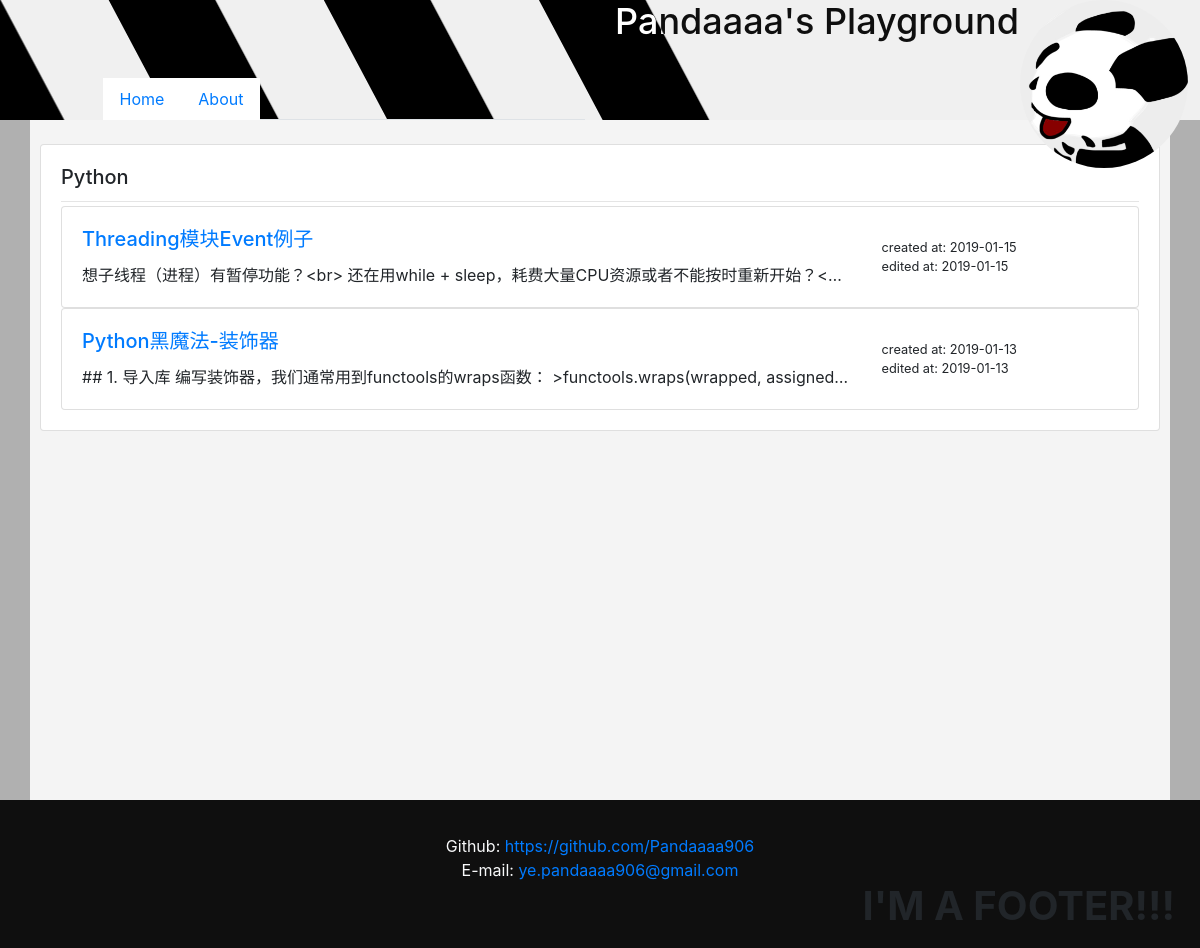
The page /tag/1 on the database its author committed.
### main/models.py (models this page shows)
class NavBarItem(BaseModel):
    caption = models.TextField()
    url = models.TextField()
    help_text = models.TextField()
    ordering = models.IntegerField(default=0, blank=True)

class ConstantDict(BaseModel):
    NUMBER = "NUMBER"
    TEXT = "TEXT"
    TYPES = (
        (NUMBER, "NUMBER"),
        (TEXT, "TEXT"),
    )
    app = models.TextField(null=True, blank=True)
    key = models.TextField()
    _type = models.TextField(choices=TYPES)
    value = models.TextField()

### article/models.py (models this page shows, shortened)
class Tag(BaseModel):
    name = models.TextField(null=False, unique=True)

class Article(BaseModel):
    title = models.TextField(null=False)
    content = models.TextField(null=True)
    tags = models.ManyToManyField(Tag, default=None, blank=True)
    class Meta:
        ordering = ['-created_at']

### article/views.py (the view)
# urls.py: path('tag/<int:_id>', TagListView.as_view()),
class TagListView(View):
    def get(self, request, _id):
        tag = get_object_or_404(Tag, id=_id)
        articles = tag.article_set.all()
        return render(request, "taglist.html", {"articles": articles, "tag": tag})

### main/templatetags/blog_constant.py (called while the page is built)
@register.inclusion_tag("navbar.html")
def get_nav_bar_items():
    items = NavBarItem.objects.all()
    return {"items": items}

@register.simple_tag
def get_constant(key):
    try:
        item = ConstantDict.objects.get(key=key)
    except ConstantDict.DoesNotExist:
        return None
    return item.value

### templates/taglist.html
{% extends "base.html" %}
{% load static %}
{% block content %}
    <div class="card h-100">
        <div class="card-body">
            <h5 class="card-title">{{ tag.name }}</h5>
            <hr class="my-1">
            <div class="card-text">
                {% for article in articles %}
                    <div class="card card-body">
                        <div class="row">
                            <div class="col-9">
                                <a href="article/{{article.id}}"><h5 class="card-title">{{article.title}}</h5></a>
                                <p class="card-text text-truncate">{{article.content}}</p>
                            </div>
                            <div class="col-3 align-content-center small">
                                <div>created at: {{ article.created_at|date:"Y-m-d"}}</div>
                                <div>edited at: {{ article.modified_at|date:"Y-m-d"}}</div>
                            </div>
                        </div>
                    </div>
                {% endfor %}
            </div>
        </div>
    </div>
{% endblock %}

### templates/header.html (shortened to what this page needs)
{% load static %}
{% load blog_constant %}
<div class="d-flex fixed-top row header">
    <div class="col-5 offset-1 align-self-end">
            <ul class="nav nav-tabs">
            {% get_nav_bar_items %}
            </ul>
    </div>
    <div class="col row">
        <div class="col-10">
            <h1>{% get_constant "title"%}</h1>
        </div>
    </div>
</div>
<div class="profiler fixed-top">
    <div>
        <a href="{% url 'login' %}">
            <img class="avatar" src="{% static "img/avatar.jpg" %}"/>
        </a>
    </div>
</div>

### main/templates/navbar.html
{% for item in items %}
    <li class="nav-item">
        <a class="nav-link" href="{{item.url}}">{{item.caption}}</a>
    </li>
{% endfor %}

### templates/footer.html
{% load blog_constant %}
<div class="container-fluid">
    <div class="col text-center text-light">
        {% get_constant "github_page" as github_page %}
        <br>Github: <a href="{{ github_page }}">{{ github_page }}</a>
        {% get_constant "email" as email %}
        <br>E-mail: <a href="mailto:{{ email }}">{{ email }}</a>
    </div>
    <h1 class="float-right"><b>I'M A FOOTER!!!</b></h1>
</div>

### static/css/base.css (style rules this page uses)
body { background-color: #b0b0b0; }
.header { background: #f0f0f0 url("/static/img/banner.png"); height: 10vw; transition: 0.5s; }
.header h1 { font-size: 3vw; color: #fff; mix-blend-mode: difference; }
.nav-tabs li { background-color: #ffffff; }
.profiler { z-index: 2048; right: unset; left: 85%; width: 14%; height: 14%; transition: .8s; }
.avatar { width: 100%; height: 100%; -webkit-border-radius: 50%; -moz-border-radius: 50%; border-radius: 50%; }

### rows shown on the page
NavBarItem: caption "Home"
NavBarItem: caption "About"
ConstantDict: value "Pandaaaa's Playground"
Tag: name "Python"
Article: title "Threading模块Event例子", content "想子线程（进程）有暂停功能？<br> 还在用while + sleep，耗费大量CPU资源或者不能按时重新开始？<b…", created_at "2019-01-15", modified_at "2019-01-15"
Article: title "Python黑魔法-装饰器", content "## 1. 导入库 编写装饰器，我们通常用到functools的wraps函数： >functools.wraps(wrapped, assigned…", created_at "2019-01-13", modified_at "2019-01-13"
ConstantDict: value "https://github.com/Pandaaaa906"
ConstantDict: value "ye.pandaaaa906@gmail.com"
